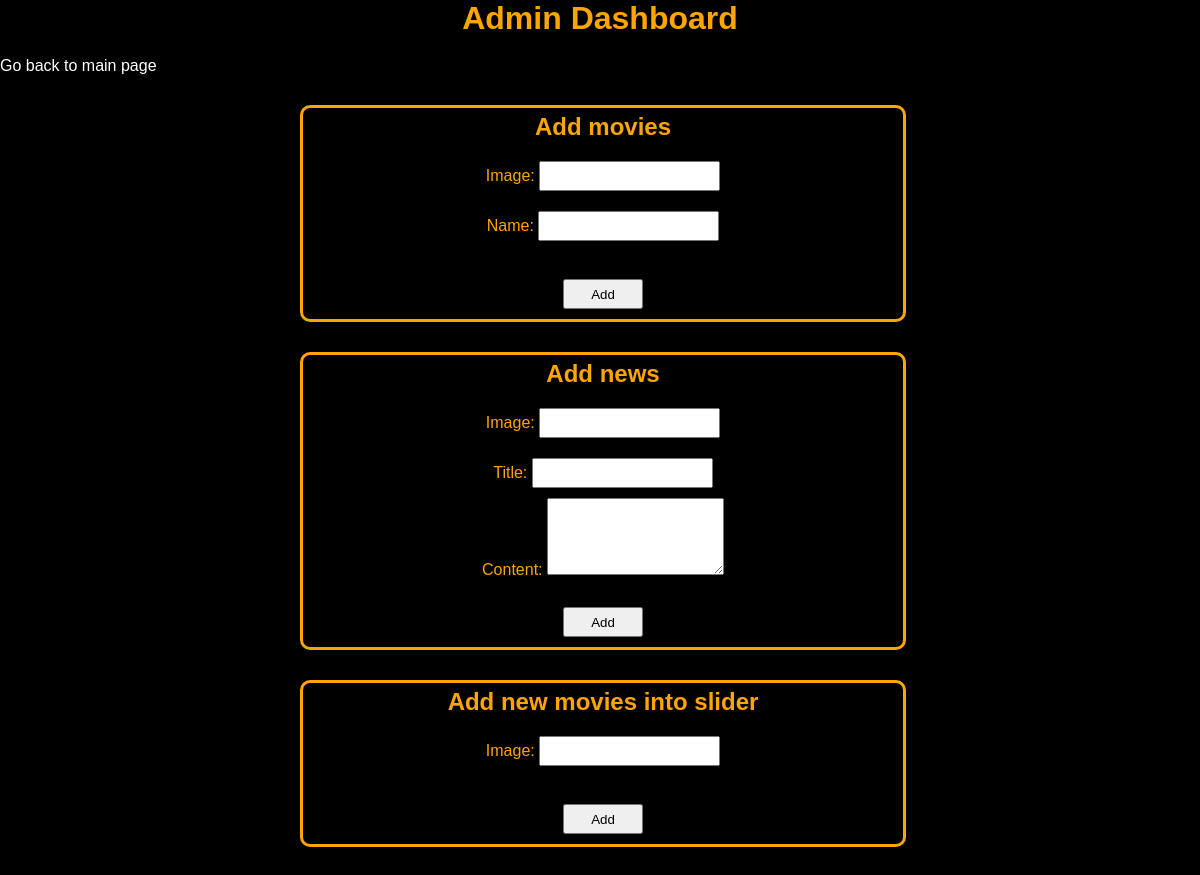
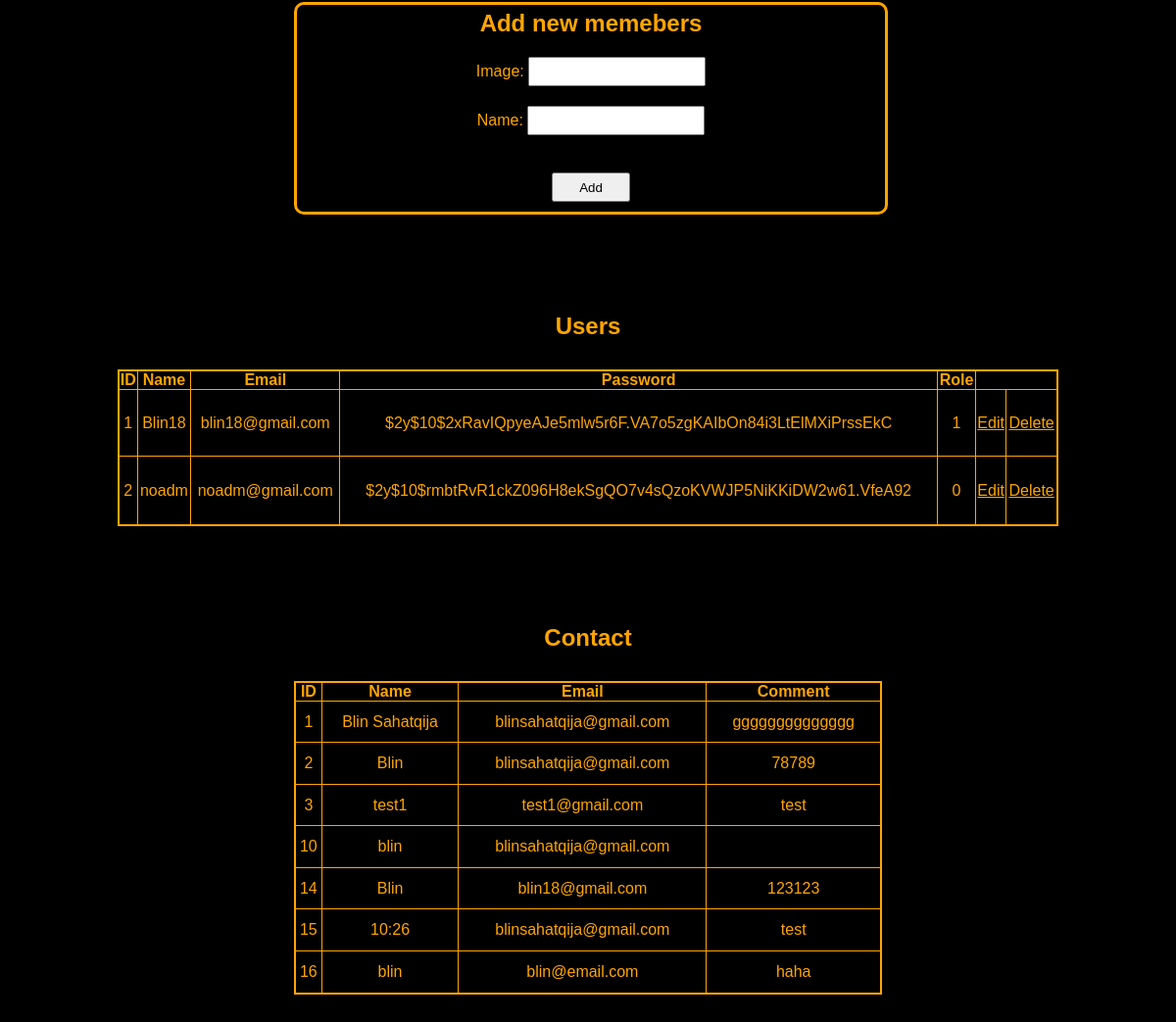
/admin.php (signed in), run on the app's committed database (2 pictures, top to bottom).
### tables this page shows
CREATE TABLE `users` (
  `id` int(11) NOT NULL,
  `name` varchar(32) NOT NULL,
  `email` varchar(64) NOT NULL,
  `password` varchar(128) NOT NULL,
  `role` int(11) NOT NULL DEFAULT 0
);

CREATE TABLE `contactus` (
  `id` int(11) NOT NULL,
  `name` varchar(32) NOT NULL,
  `email` varchar(64) NOT NULL,
  `comment` varchar(64) NOT NULL
);

### admin.php (the view, shortened to what this page needs)
<?php
    if($_SESSION['role']==1){
    require "includes/dbconnect.php";
?>
<h1>Admin Dashboard</h1>
<a href="index.php" style="text-decoration: none; color:white; text-align: none; margin-bottom: 80px;">Go back to main page</a>
<div class="adm-from">
    <h2>Add movies</h2>
    <form action="admin.php" method="POST">
        Image:
        <input type="text" name="m_image" required><br>
        Name:
        <input type="text" name="m_name" required><br>
        <input type="hidden" name="addedby" value="<?php echo $_SESSION['name']; ?>"><br>
        <button type="submit" name="m_submit" >Add</button>
    </form>
</div>
<div class="adm-from">
    <h2>Add news</h2>
    <form action="admin.php" method="POST">
        Image:
        <input type="text" name="n_image" required><br>
        Title:
        <input type="text" name="n_title" required><br>
        Content:
        <textarea rows="5" cols="20" type="text" name="n_content" required></textarea><br>
        <input type="hidden" name="addedby" value="<?php echo $_SESSION['name']; ?>"><br>
        <button type="submit" name="n_submit" >Add</button>
    </form>
</div>
<div class="adm-from">
    <h2>Add new movies into slider</h2>
    <form action="admin.php" method="POST">
        Image:
        <input type="text" name="s_image" required><br>
        <input type="hidden" name="addedby" value="<?php echo $_SESSION['name']; ?>"><br>
        <button type="submit" name="s_submit" >Add</button>
    </form>
</div>
<div class="adm-from">
    <h2>Add new memebers</h2>
    <form action="admin.php" method="POST">
        Image:
        <input type="text" name="o_image" required><br>
        Name:
        <input type="text" name="o_name" required><br>
        <input type="hidden" name="addedby" value="<?php echo $_SESSION['name']; ?>"><br>
        <button type="submit" name="o_submit">Add</button>
    </form>
</div>
<?php
    $query = $pdo->query('SELECT * from users');
    $users = $query->fetchALL();
?>
<table class="tab" border="3" align="center">
    <thead>
        <h2>Users</h2>
        <tr>
            <th>ID</th>
            <th>Name</th>
            <th>Email</th>
            <th>Password</th>
            <th>Role</th>
        </tr>
    </thead>
    <tbody>
        <?php foreach($users as $user): ?>
        <tr>
            <td><?php echo $user['id'] ?></td>
            <td><?php echo $user['name'] ?></td>
            <td><?php echo $user['email'] ?></td>
            <td><?php echo $user['password'] ?></td>
            <td><?php echo $user['role'] ?></td>
            <td><a href="edit.php?id=<?php echo $user['id']; ?>" style="color: orange;">Edit</a></td>
            <td><a href="delete.php?id=<?php echo $user['id']; ?>" onclick="return confirm('Are you sure you want to delete?')">Delete</a></td>
        </tr>
        <?php endforeach; ?>
    </tbody>
</table>
<?php
    $query = $pdo->query('SELECT * from contactus');
    $users = $query->fetchALL();
?>
<table class="tab2"  border="3" align="center">
    <h2>Contact</h2>
    <thead>
        <tr>
            <th>ID</th>
            <th>Name</th>
            <th>Email</th>
            <th>Comment</th>
        </tr>
    </thead>
    <tbody>
        <?php foreach($users as $user): ?>
        <tr>
            <td><?php echo $user['id'] ?></td>
            <td><?php echo $user['name'] ?></td>
            <td><?php echo $user['email'] ?></td>
            <td><?php echo $user['comment'] ?></td>
        </tr>
        <?php endforeach; ?>
    </tbody>
</table>
<?php } else{ header("Location: index.php");}

### admin.php (style rules this page uses)
* { color: orange; padding: 0; margin: 0; font-family: Arial, Helvetica, sans-serif; }
h1 { text-align: center; margin-bottom: 20px; }
h2 { text-align: center; margin-top: 100px; }
.adm-from { width: 50%; position: relative; left: 25%; border: 3px solid orange; border-radius: 10px; text-align: center; margin: 30px 0; }
.adm-from h2 { margin-top: 5px;; margin-bottom: 10px; }
.adm-from input { margin: 10px 0; height: 30px; color: black; }
.adm-from button { margin: 10px 0; height: 30px; width: 80px; color: black; }
.tab { border-collapse: collapse; text-align: center; width: 80%; height: 20%; margin: 30px 0; border: 2px solid orange; position: relative; left: 10%; }
.tab2 { border-collapse: collapse; text-align: center; width: 50%; height: 40%; margin: 30px 0; border: 2px solid orange; position: relative; left: 25%; }

### data on the page
users: id "1", name "Blin18", email "blin18@gmail.com", password "$2y$10$2xRavIQpyeAJe5mlw5r6F.VA7o5zgKAIbOn84i3LtElMXiPrssEkC", role "1"
users: id "2", name "noadm", email "noadm@gmail.com", password "$2y$10$rmbtRvR1ckZ096H8ekSgQO7v4sQzoKVWJP5NiKKiDW2w61.VfeA92", role "0"
contactus: id "1", name "Blin Sahatqija", email "blinsahatqija@gmail.com", comment "gggggggggggggg"
contactus: id "2", name "Blin", email "blinsahatqija@gmail.com", comment "78789"
contactus: id "3", name "test1", email "test1@gmail.com", comment "test"
contactus: id "10", name "blin", email "blinsahatqija@gmail.com"
contactus: id "14", name "Blin", email "blin18@gmail.com", comment "123123"
contactus: id "15", name "10:26", email "blinsahatqija@gmail.com", comment "test"
contactus: id "16", name "blin", email "blin@email.com", comment "haha"
